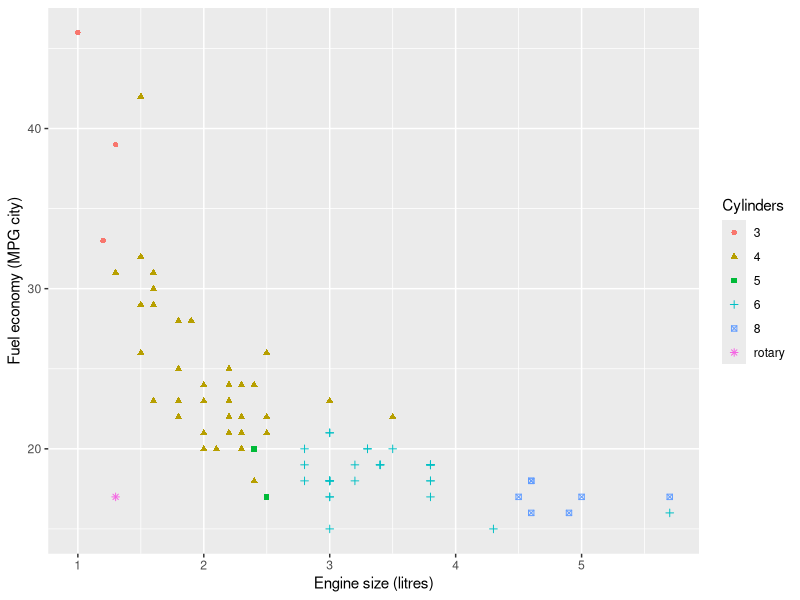
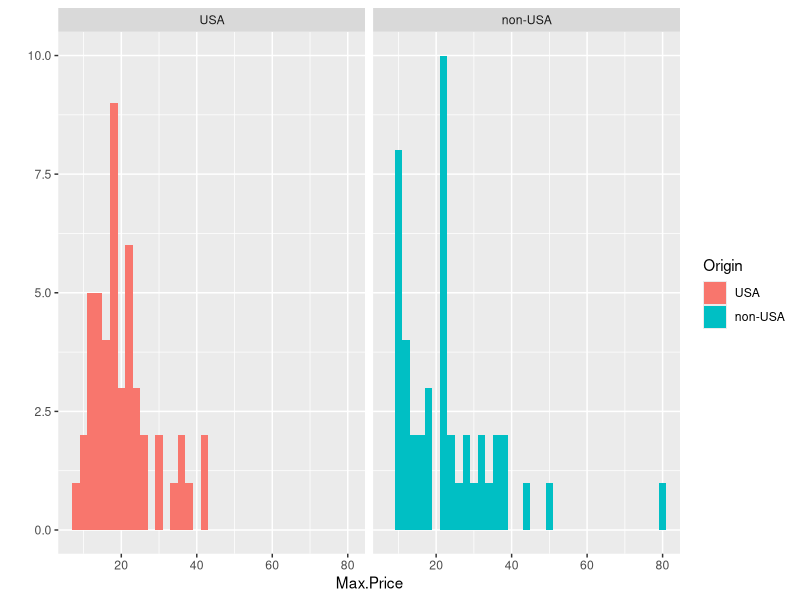
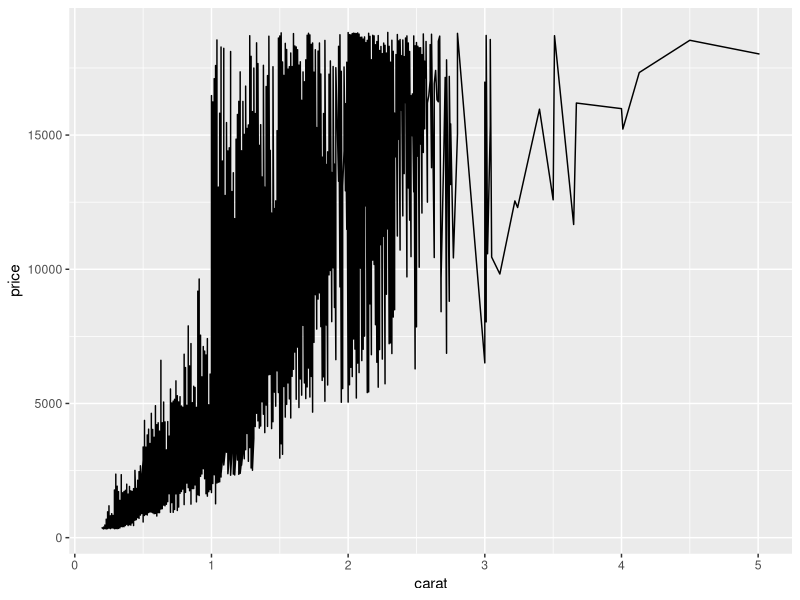

Here is the R script that generated these plots, in order: (Note: this script raises an error after producing the figures.)
## ---- chunk 1
knitr::opts_chunk$set(echo = TRUE)
## ---- chunk 2
library(ggplot2)
library(MASS)  # Useful for data sets
library(plyr)  # We'll need mapvalues
qplot(x=EngineSize, y=MPG.city, data=Cars93, 
      colour=Cylinders, 
      shape=Cylinders,
      xlab = "Engine size (litres)",
      ylab = "Fuel economy (MPG city)"
      ) 
## ---- chunk 3
qplot(x =Max.Price, data = Cars93, facets = ~Origin, geom = "histogram", fill = Origin, binwidth = 2)
## ---- chunk 4
diamond.plot2 <- ggplot(data=diamonds, aes(x=carat, y=price ))

diamond.plot2 + geom_line()
## ---- chunk 5
diamond.plot + geom_point(size = 0.7, alpha = 0.3)
## ---- chunk 6
library(ggplot2)
diamond.plot <- ggplot(data=diamonds, aes(x=carat, y=price, colour = color))
diamond.plot + geom_point()
## ---- chunk 7
diamond.plot <- ggplot(data=diamonds, aes(x=carat, y=price, colour = color))
diamond.plot + geom_point() + facet_wrap(~cut)
